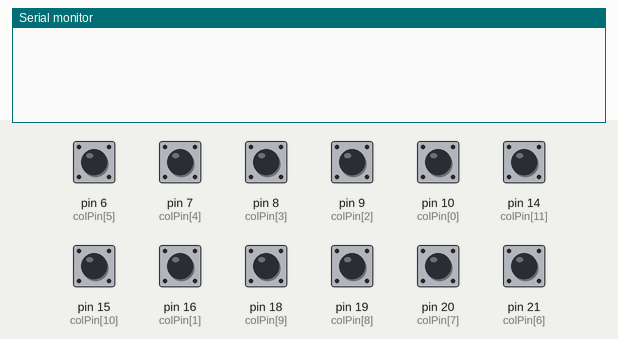
The sketch below on a simulated Arduino Leonardo, built with avr-gcc and run on an emulated ATmega32U4. On the bench: the last lines printed to the serial monitor. The inputs (shaded band) are chosen by the test bench; at power-on: pin 6 (colPin[5]), pin 7 (colPin[4]), pin 8 (colPin[3]), pin 9 (colPin[2]), pin 10 (colPin[0]), pin 14 (colPin[11]), pin 15 (colPin[10]), pin 16 (colPin[1]), pin 18 (colPin[9]), pin 19 (colPin[8]), pin 20 (colPin[7]), pin 21 (colPin[6]) HIGH. USB keyboard and mouse output is not drawn.

Above: at 1.2 s.
1.3 s: pin 6 (colPin[5]) pulled LOW for 0.15 s
At 2.4 s:
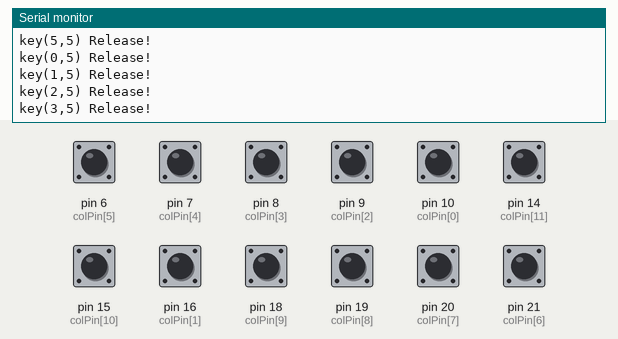
2.9 s: pin 7 (colPin[4]) pulled LOW for 0.15 s
At 3.04 s:
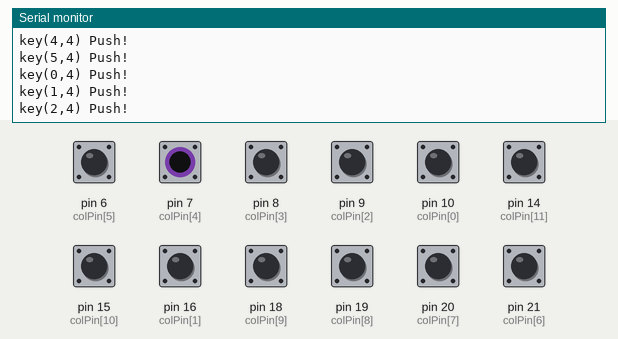
4.5 s: pin 8 (colPin[3]) pulled LOW for 0.15 s
At 5.8 s:
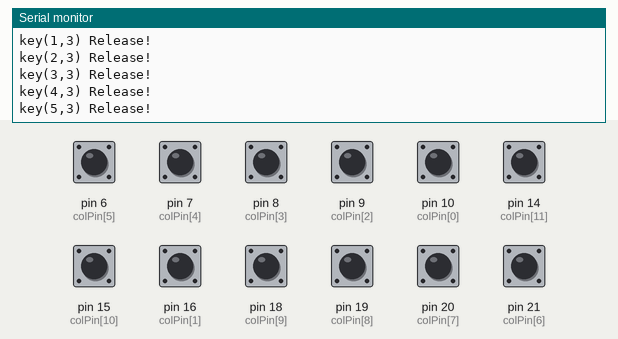
6.1 s: pin 9 (colPin[2]) pulled LOW for 0.15 s
At 7.2 s:
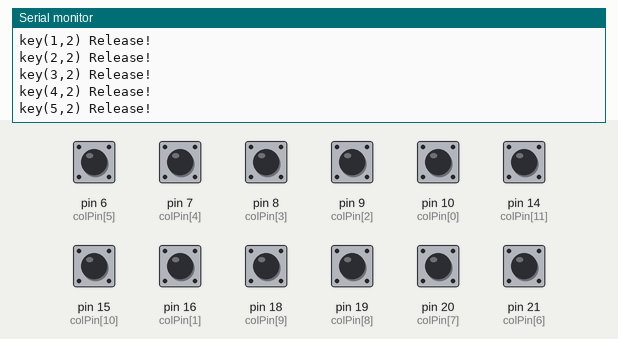
7.7 s: pin 10 (colPin[0]) pulled LOW for 0.15 s
At 8.4 s:
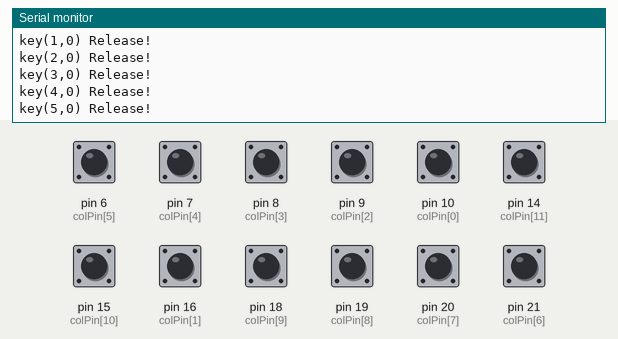
9.3 s: pin 14 (colPin[11]) pulled LOW for 0.15 s
At 10.8 s:
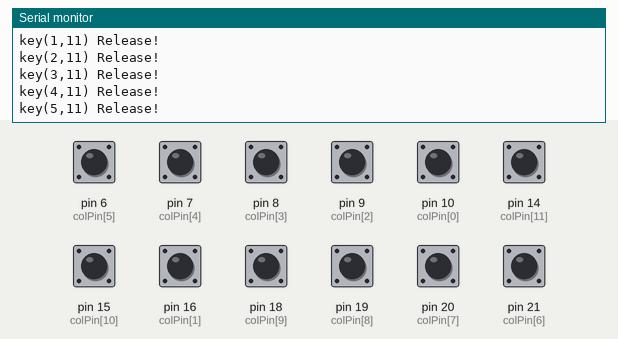
Timing chart, 0 to 11.9 s (numbered marks = the images above; inputs shaded):
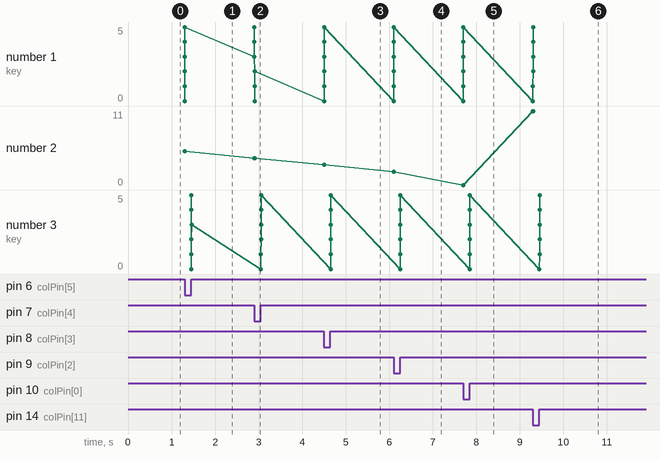

Measured:
- after the input at 1.3 s, the serial monitor: prints a new line at once (image 1)
- after the input at 2.9 s, the serial monitor: prints a new line at once (image 2)
- after the input at 4.5 s, the serial monitor: prints a new line at once (image 3)
- after the input at 6.1 s, the serial monitor: prints a new line at once (image 4)
- after the input at 7.7 s, the serial monitor: prints a new line at once (image 5)
- after the input at 9.3 s, the serial monitor: prints a new line at once (image 6)
- plotted number 2: 0 → 11 after the input at 9.3 s

The sketch:

Keyboard.ino
```cpp
// Based on
// http://eucalyn.hatenadiary.jp/entry/original-keyboard-08
#include "Keyboard.h"

const int rowNum = 6;
const int colNum = 12;

const int rowPin[rowNum] = {  1, 0, 2, 3, 4, 5 };
const int colPin[colNum] = { 10, 16, 9, 8, 7, 6, 21, 20, 19, 18, 15, 14 };

// Key map definition
// https://www.arduino.cc/reference/en/language/functions/usb/keyboard/keyboardmodifiers/
// http://www.asciitable.com/
// NOTE: use 0x00 for layer switch

const byte keyMap1[rowNum][colNum] = {
  { 0x00,           0x00, 0x27, 0x5B, 0x2D, 0x60                         ,0x5C, 0x3D, 0x5D, 0x2F, 0x00, 0x00},
  { KEY_ESC,        0x31, 0x32, 0x33, 0x34, 0x35                         ,0x36, 0x37, 0x38, 0x39, 0x30, KEY_DELETE},
  { KEY_TAB,        0x71, 0x77, 0x65, 0x72, 0x74                         ,0x79, 0x75, 0x69, 0x6F, 0x70, KEY_BACKSPACE},
  { KEY_LEFT_CTRL,  0x61, 0x73, 0x64, 0x66, 0x67                         ,0x68, 0x6A, 0x6B, 0x6C, 0x3B, KEY_RETURN},
  { KEY_LEFT_SHIFT, 0x7A, 0x78, 0x63, 0x76, 0x62                         ,0x6E, 0x6D, 0x2C, 0x2E, KEY_UP_ARROW, KEY_RIGHT_SHIFT},
  { KEY_LEFT_CTRL, KEY_LEFT_CTRL, KEY_LEFT_GUI, KEY_LEFT_ALT, 0x00, 0x20 ,0x20, 0x00, KEY_RIGHT_ALT, KEY_LEFT_ARROW, KEY_DOWN_ARROW, KEY_RIGHT_ARROW}
};

const byte keyMap2[rowNum][colNum] = {
  { 0x00,           0x00, 0x22, 0x7B, 0x5F, 0x7E                                               ,0x7C, 0x2B, 0x7D, 0x2F, 0x00, 0x00},
  { KEY_ESC,        KEY_F1, KEY_F2, KEY_F3, KEY_F4, KEY_F5                                     ,KEY_F6, KEY_F7, KEY_F8, KEY_F9, KEY_F10, KEY_INSERT},
  { KEY_TAB,        KEY_HOME, KEY_UP_ARROW, KEY_END, KEY_PAGE_UP, 0x74                         ,KEY_HOME, KEY_UP_ARROW, KEY_END, KEY_PAGE_UP, 0x70, KEY_BACKSPACE},
  { KEY_LEFT_CTRL,  KEY_LEFT_ARROW, KEY_DOWN_ARROW, KEY_RIGHT_ARROW, KEY_PAGE_DOWN, 0x67       ,KEY_LEFT_ARROW, KEY_DOWN_ARROW, KEY_RIGHT_ARROW, KEY_PAGE_DOWN, 0x3B, KEY_RETURN},
  { KEY_LEFT_SHIFT, 0x7A, 0x78, 0x63, 0x76, 0x62                                               ,0x6E, 0x6D, 0x2C, 0x2E, KEY_PAGE_UP, KEY_RIGHT_SHIFT},
  { KEY_LEFT_CTRL, KEY_LEFT_CTRL, KEY_LEFT_GUI, KEY_LEFT_ALT, 0x00, 0x20                       ,0x20, 0x00, KEY_RIGHT_ALT, KEY_HOME, KEY_PAGE_DOWN, KEY_END}
};

byte *keyMap;

bool currentState[rowNum][colNum];
bool beforeState[rowNum][colNum];

int i,j;

void setup() {
  keyMap = *keyMap1;

  for( i = 0; i < rowNum; i++){
    pinMode(rowPin[i],OUTPUT);
  }

  for( i = 0; i < colNum; i++){
    pinMode(colPin[i],INPUT_PULLUP);
  }

  for( i = 0; i < rowNum; i++){
    for( j = 0; j < colNum; j++){
      currentState[i][j] = HIGH;
      beforeState[i][j] = HIGH;
    }
    digitalWrite(rowPin[i],HIGH);
  }

  Serial.begin(9600);
  Keyboard.begin();
}

void loop() {
  delay(5);

  for( i = 0; i < rowNum; i++){
    digitalWrite( rowPin[i], LOW );

    for( j = 0; j < colNum; j++){
      currentState[i][j] = digitalRead(colPin[j]);

      if ( currentState[i][j] != beforeState[i][j] ){

        Serial.print("key(");
        Serial.print(i);
        Serial.print(",");
        Serial.print(j);
        Serial.print(")");

        if ( currentState[i][j] == LOW){
          Serial.println(" Push!");
          Keyboard.press( keyMap[i*colNum+j] );

          // layer switch
          if (keyMap[i*colNum+j] == 0x00) {
            keyMap = *keyMap2;
          }
        } else {
          Serial.println(" Release!");
          Keyboard.release( keyMap[i*colNum+j] );

          //layer switch
          if (keyMap[i*colNum+j] == 0x00) {
            keyMap = *keyMap1;
          }
        }
      beforeState[i][j] = currentState[i][j];
      }
    }
    digitalWrite( rowPin[i], HIGH );
  }
}
```
